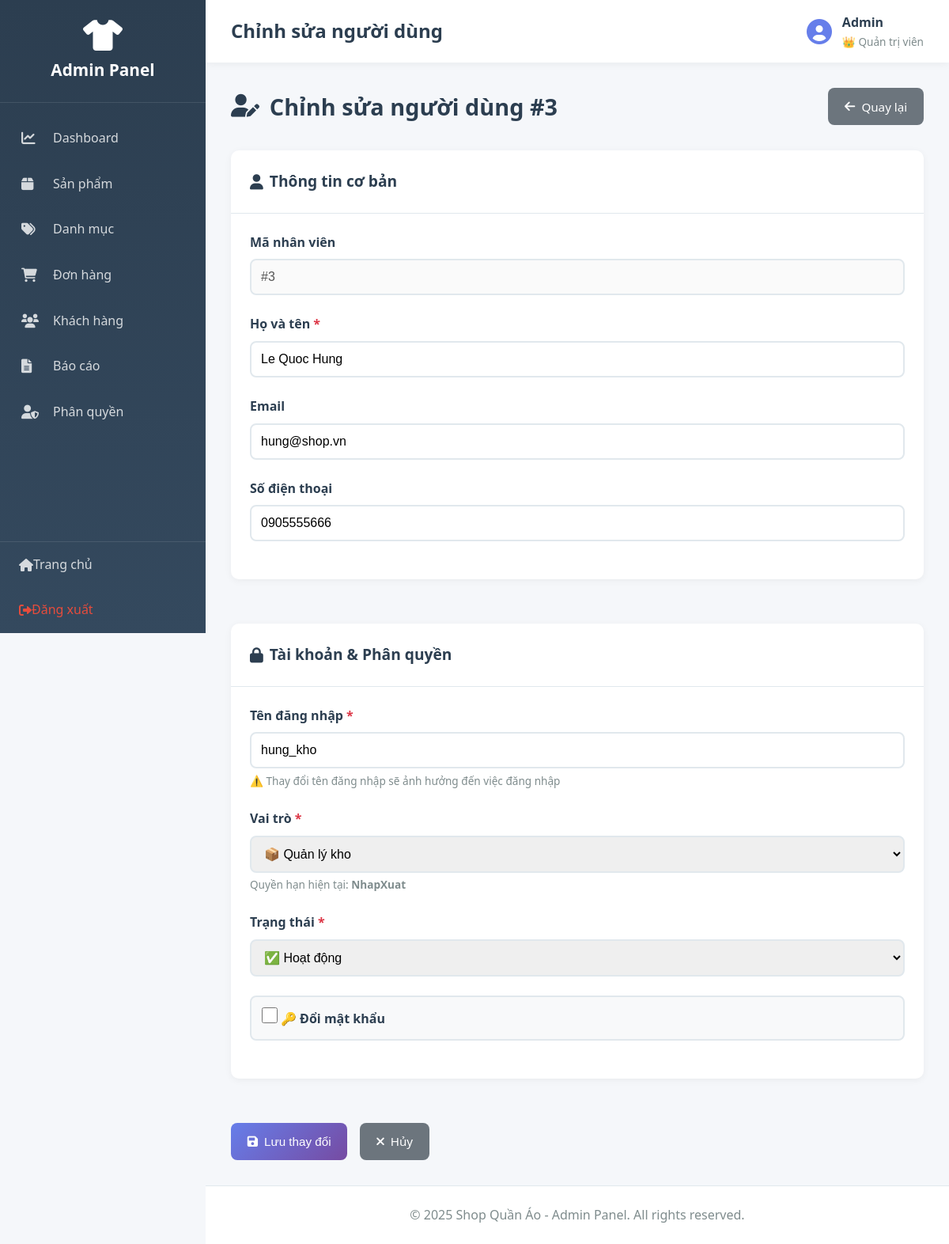
The app's page /admin/index.php?action=editUser&id=3 (signed in), older data.
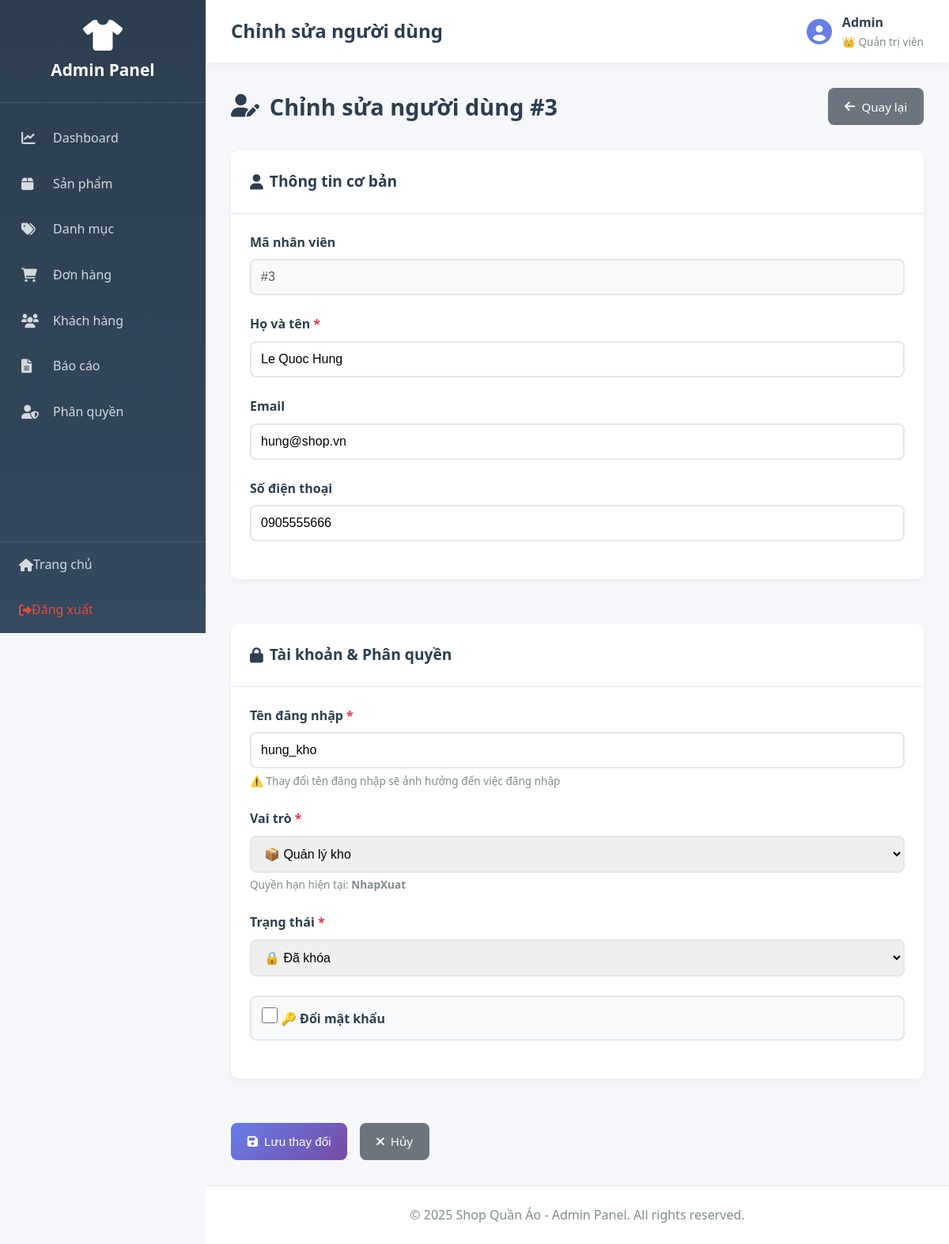
The same page, newer data.
### tables this page shows
CREATE TABLE `nhanvien` (
  `MaNV` int(11) NOT NULL,
  `HoTen` varchar(100) DEFAULT NULL,
  `TenDangNhap` varchar(50) DEFAULT NULL,
  `MatKhau` varchar(255) DEFAULT NULL,
  `Email` varchar(100) DEFAULT NULL,
  `SoDienThoai` varchar(15) DEFAULT NULL,
  `MaVaiTro` int(11) DEFAULT NULL,
  `TrangThai` varchar(20) DEFAULT 'active'
);

CREATE TABLE `vaitro` (
  `MaVaiTro` int(11) NOT NULL,
  `TenVaiTro` varchar(50) DEFAULT NULL,
  `QuyenHan` enum('ToanQuyen','NhapXuat','XemBanHang') DEFAULT NULL
);

### app/controllers/AdminController.php (called while the page is built, shortened)
<?php
require_once __DIR__ . '/../../core/Controller.php';
class AdminController extends Controller {
    public function editUser() {
        $userId = isset($_GET['id']) ? intval($_GET['id']) : 0;
        $productModel = $this->model('Product');
        $vaiTroModel = $this->model('VaiTro');
        $sql = "SELECT nv.*, vt.TenVaiTro, vt.QuyenHan
                FROM nhanvien nv
                LEFT JOIN vaitro vt ON nv.MaVaiTro = vt.MaVaiTro
                WHERE nv.MaNV = {$userId}";
        $result = $productModel->query($sql);
        $user = $result->fetch_assoc();
        $roles = $vaiTroModel->getAllRoles();
        $message = null;
        $data = [
            'page_title' => 'Chỉnh sửa người dùng',
            'user' => $user,
            'roles' => $roles,
            'message' => $message
        ];
        $this->view('admin/users/edit', $data);
    }
}
?>

### core/Model.php (called while the page is built, shortened)
<?php
class Model {
    protected $db;
    public function __construct() {
        $this->db = $this->connectDB();
    }
    private function connectDB() {
        $conn = new mysqli(DB_HOST, DB_USER, DB_PASS, DB_NAME);
        $conn->set_charset("utf8mb4");
        return $conn;
    }
    public function query($sql) {
        return $this->db->query($sql);
    }
}
?>

### app/models/VaiTro.php (called while the page is built, shortened)
<?php
require_once __DIR__ . '/../../core/Model.php';
class VaiTro extends Model {
    public function getAllRoles() {
        $sql = "SELECT * FROM vaitro ORDER BY MaVaiTro";
        $result = $this->query($sql);
        if ($result) {
            return $result->fetch_all(MYSQLI_ASSOC);
        }
        return [];
    }
}
?>

### app/views/admin/users/edit.php (the view, shortened to what the changed rows need)
<?php require_once __DIR__ . '/../../layouts/admin_header.php'; ?>
<div class="page-header">
    <h2><i class="fas fa-user-edit"></i> Chỉnh sửa người dùng #<?php echo $user['MaNV']; ?></h2>
    <a href="index.php?action=users" class="btn btn-secondary">
        <i class="fas fa-arrow-left"></i> Quay lại
    </a>
</div>
<form method="POST" action="" class="admin-form">
<div class="admin-grid">
    <div class="admin-card">
        <div class="card-header">
            <h3><i class="fas fa-user"></i> Thông tin cơ bản</h3>
        </div>
        <div class="card-body">
            <div class="form-group">
                <label>Mã nhân viên</label>
                <input type="text" class="form-control" value="#<?php echo $user['MaNV']; ?>" disabled>
            </div>
            <div class="form-group">
                <label for="ho_ten">Họ và tên <span class="required">*</span></label>
                <input type="text"
                       id="ho_ten"
                       name="ho_ten"
                       class="form-control"
                       value="<?php echo htmlspecialchars($user['HoTen']); ?>"
                       required>
            </div>
            <div class="form-group">
                <label for="email">Email</label>
                <input type="email"
                       id="email"
                       name="email"
                       class="form-control"
                       value="<?php echo htmlspecialchars($user['Email'] ?? ''); ?>"
                       placeholder="example@email.com">
            </div>
            <div class="form-group">
                <label for="so_dien_thoai">Số điện thoại</label>
                <input type="text"
                       id="so_dien_thoai"
                       name="so_dien_thoai"
                       class="form-control"
                       value="<?php echo htmlspecialchars($user['SoDienThoai'] ?? ''); ?>"
                       placeholder="0901234567">
            </div>
        </div>
    </div>
    <div class="admin-card">
        <div class="card-header">
            <h3><i class="fas fa-lock"></i> Tài khoản & Phân quyền</h3>
        </div>
        <div class="card-body">
            <div class="form-group">
                <label for="ten_dang_nhap">Tên đăng nhập <span class="required">*</span></label>
                <input type="text"
                       id="ten_dang_nhap"
                       name="ten_dang_nhap"
                       class="form-control"
                       value="<?php echo htmlspecialchars($user['TenDangNhap']); ?>"
                       required>
                <small class="form-hint">⚠️ Thay đổi tên đăng nhập sẽ ảnh hưởng đến việc đăng nhập</small>
            </div>
            <?php if ($user['MaNV'] != $_SESSION['admin_id']): ?>
            <div class="form-group">
                <label for="ma_vai_tro">Vai trò <span class="required">*</span></label>
                <select id="ma_vai_tro" name="ma_vai_tro" class="form-control" required>
                    <?php foreach ($roles as $role): ?>
                    <option value="<?php echo $role['MaVaiTro']; ?>"
                            <?php echo $user['MaVaiTro'] == $role['MaVaiTro'] ? 'selected' : ''; ?>>
                        <?php
                        $roleIcons = [
                            'ToanQuyen' => '👑',
                            'NhapXuat' => '📦',
                            'XemBanHang' => '👤'
                        ];
                        echo ($roleIcons[$role['QuyenHan']] ?? '') . ' ' . htmlspecialchars($role['TenVaiTro']);
                        ?>
                    </option>
                    <?php endforeach; ?>
                </select>
                <small class="form-hint">
                    Quyền hạn hiện tại: <strong><?php echo htmlspecialchars($user['QuyenHan']); ?></strong>
                </small>
            </div>
            <div class="form-group">
                <label for="trang_thai">Trạng thái <span class="required">*</span></label>
                <select id="trang_thai" name="trang_thai" class="form-control" required>
                    <option value="active" <?php echo $user['TrangThai'] == 'active' ? 'selected' : ''; ?>>✅ Hoạt động</option>
                    <option value="inactive" <?php echo $user['TrangThai'] != 'active' ? 'selected' : ''; ?>>🔒 Đã khóa</option>
                </select>
            </div>
            <?php endif; ?>
            <div class="form-group">
                <label class="checkbox-label">
                    <input type="checkbox" name="change_password" id="change-password" onchange="togglePasswordFields()">
                    <span>🔑 Đổi mật khẩu</span>
                </label>
            </div>
        </div>
    </div>
</div>
<div class="form-actions" style="text-align: center; margin-top: 1rem;">
    <button type="submit" class="btn btn-primary btn-lg">
        <i class="fas fa-save"></i> Lưu thay đổi
    </button>
    <a href="index.php?action=users" class="btn btn-secondary btn-lg">
        <i class="fas fa-times"></i> Hủy
    </a>
</div>
</form>
<?php require_once __DIR__ . '/../../layouts/admin_footer.php'; ?>

Row changes from the older to the newer data that the page shows:
changed nhanvien "Le Quoc Hung": trang_thai "✅ Hoạt động" → "🔒 Đã khóa"
